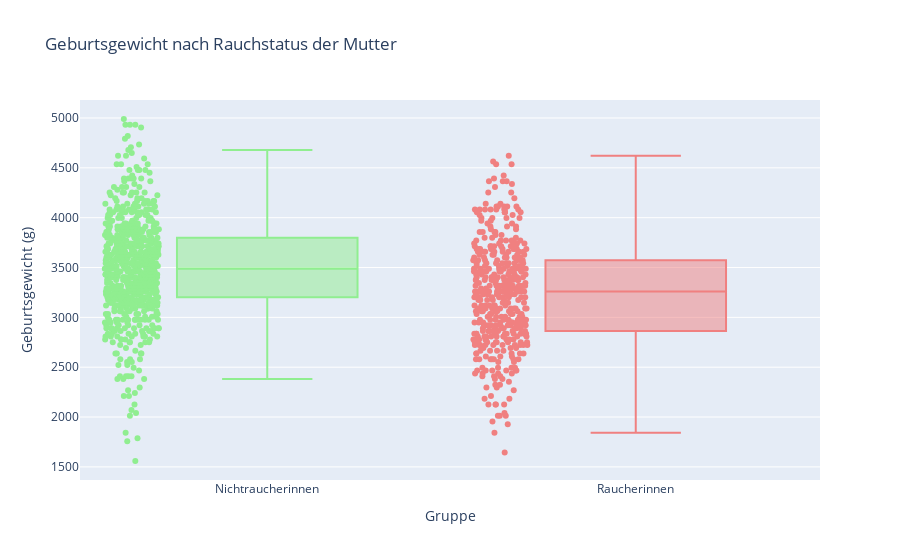
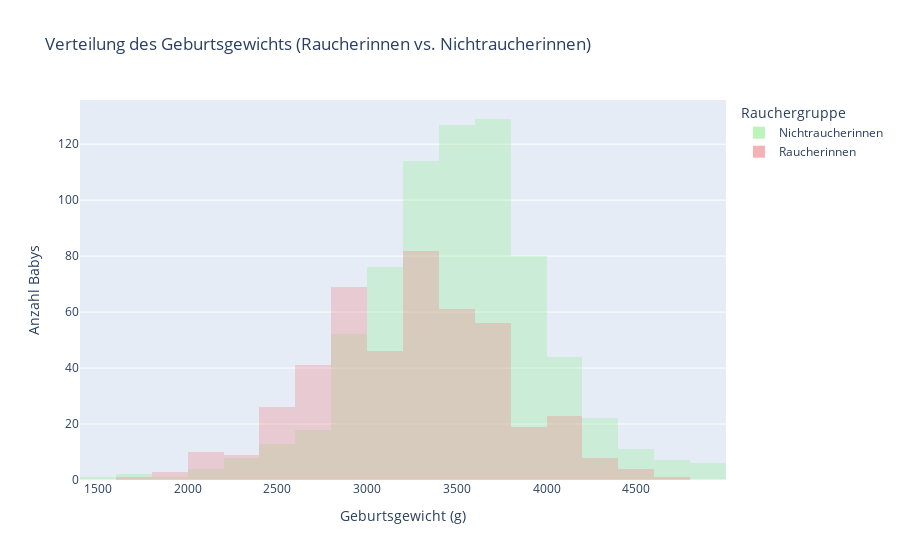

These figures' notebook cell, in order:
### Code cell
# 9. Unterscheidet sich das Geburtsgewicht zwischen rauchenden und nicht-rauchenden Müttern?

gewicht_vergleich = df_clean.groupby("Mutter raucht")["Geburtsgewicht [g]"].mean()

print(f"Raucherinnen:        {gewicht_vergleich[1]:.0f} g")
print(f"Nichtraucherinnen:  {gewicht_vergleich[0]:.0f} g")

import plotly.express as px

# Neue Spalte mit sprechendem Gruppennamen für die Achse
df_clean["Rauchergruppe"] = df_clean["Mutter raucht"].map({0: "Nichtraucherinnen", 1: "Raucherinnen"})

fig = px.box(
    df_clean,
    x="Rauchergruppe",
    y="Geburtsgewicht [g]",
    color="Rauchergruppe",
    title="Geburtsgewicht nach Rauchstatus der Mutter",
    color_discrete_sequence=["lightgreen", "lightcoral"],
    points="all"  # zeigt auch einzelne Datenpunkte
)

fig.update_layout(
    xaxis_title="Gruppe",
    yaxis_title="Geburtsgewicht (g)",
    showlegend=False
)

fig.show()

import plotly.express as px

fig = px.histogram(
    df_clean,
    x="Geburtsgewicht [g]",
    color="Rauchergruppe",
    barmode="overlay",
    nbins=30,
    title="Verteilung des Geburtsgewichts (Raucherinnen vs. Nichtraucherinnen)",
    color_discrete_sequence=["lightgreen", "lightcoral"],
    labels={"Gewicht in Gramm": "Geburtsgewicht [g]"}
)

fig.update_traces(opacity=0.6)  # Damit man überlappende Säulen erkennt
fig.update_layout(
    xaxis_title="Geburtsgewicht (g)",
    yaxis_title="Anzahl Babys"
)

fig.show()

# Heatmap

import pandas as pd
import seaborn as sns
import matplotlib.pyplot as plt

# Beispiel: Geburtsgewicht kategorisieren
# (Grenzen und Beschriftung kannst du anpassen)
bins = [0, 2000, 4000, df_clean["Geburtsgewicht [g]"].max()]
labels = ["< 2000 g", "2000–4000 g", "> 4000 g"]

# Neue Spalte mit Gruppen
df_clean["Geburtsgewicht_Kategorie"] = pd.cut(
    df_clean["Geburtsgewicht [g]"], bins=bins, labels=labels
)

# Kreuztabelle erstellen (relative Häufigkeiten pro Zeile → "index")
kreuz_rel = pd.crosstab(
    df_clean["Mutter raucht"],
    df_clean["Geburtsgewicht_Kategorie"],
    normalize="index"
)

# Werte in Prozent umrechnen
kreuz_percent = kreuz_rel * 100

# Heatmap anzeigen
sns.heatmap(
    kreuz_percent,
    annot=True,          # Prozentwerte in Zellen anzeigen
    fmt=".1f",           # eine Nachkommastelle
    cmap="Blues",
    cbar_kws={'label': 'Prozent (%)'}
)

plt.title("Geburtsgewicht (%) in Bezug zum Rauchstatus")
plt.xlabel("Geburtsgewicht")
plt.ylabel("Mutter raucht")
plt.tight_layout()  # für sauberen Abstand am Rand
plt.show()

# Korrelation

df_clean[["Mutter raucht", "Geburtsgewicht [g]"]].corr()

### Figure 1 — Plotly figure (JSON) as saved in the notebook; plotly's stock layout.template omitted (floating-point values rounded to 4 significant figures; data arrays with more than 128 entries replaced by an {"elided": "..."} marker saying what was removed)
{"data": [{"alignmentgroup": "True", "boxpoints": "all", "hovertemplate": "Rauchergruppe=%{x}<br>Geburtsgewicht [g]=%{y}<extra></extra>", "legendgroup": "Nichtraucherinnen", "marker": {"color": "lightgreen"}, "name": "Nichtraucherinnen", "notched": false, "offsetgroup": "Nichtraucherinnen", "orientation": "v", "showlegend": true, "type": "box", "x": {"elided": "715 str values"}, "x0": " ", "xaxis": "x", "y": {"elided": "715 int values"}, "y0": " ", "yaxis": "y"}, {"alignmentgroup": "True", "boxpoints": "all", "hovertemplate": "Rauchergruppe=%{x}<br>Geburtsgewicht [g]=%{y}<extra></extra>", "legendgroup": "Raucherinnen", "marker": {"color": "lightcoral"}, "name": "Raucherinnen", "notched": false, "offsetgroup": "Raucherinnen", "orientation": "v", "showlegend": true, "type": "box", "x": {"elided": "459 str values"}, "x0": " ", "xaxis": "x", "y": {"elided": "459 int values"}, "y0": " ", "yaxis": "y"}], "layout": {"boxmode": "overlay", "legend": {"title": {"text": "Rauchergruppe"}, "tracegroupgap": 0}, "showlegend": false, "title": {"text": "Geburtsgewicht nach Rauchstatus der Mutter"}, "xaxis": {"anchor": "y", "categoryarray": ["Nichtraucherinnen", "Raucherinnen"], "categoryorder": "array", "domain": [0, 1], "title": {"text": "Gruppe"}}, "yaxis": {"anchor": "x", "domain": [0, 1], "title": {"text": "Geburtsgewicht (g)"}}}}

### Figure 2 — Plotly figure (JSON) as saved in the notebook; plotly's stock layout.template omitted (floating-point values rounded to 4 significant figures; data arrays with more than 128 entries replaced by an {"elided": "..."} marker saying what was removed)
{"data": [{"bingroup": "x", "hovertemplate": "Rauchergruppe=Nichtraucherinnen<br>Geburtsgewicht [g]=%{x}<br>count=%{y}<extra></extra>", "legendgroup": "Nichtraucherinnen", "marker": {"color": "lightgreen", "opacity": 0.5, "pattern": {"shape": ""}}, "name": "Nichtraucherinnen", "nbinsx": 30, "opacity": 0.6, "orientation": "v", "showlegend": true, "type": "histogram", "x": {"elided": "715 int values"}, "xaxis": "x", "yaxis": "y"}, {"bingroup": "x", "hovertemplate": "Rauchergruppe=Raucherinnen<br>Geburtsgewicht [g]=%{x}<br>count=%{y}<extra></extra>", "legendgroup": "Raucherinnen", "marker": {"color": "lightcoral", "opacity": 0.5, "pattern": {"shape": ""}}, "name": "Raucherinnen", "nbinsx": 30, "opacity": 0.6, "orientation": "v", "showlegend": true, "type": "histogram", "x": {"elided": "459 int values"}, "xaxis": "x", "yaxis": "y"}], "layout": {"barmode": "overlay", "legend": {"title": {"text": "Rauchergruppe"}, "tracegroupgap": 0}, "title": {"text": "Verteilung des Geburtsgewichts (Raucherinnen vs. Nichtraucherinnen)"}, "xaxis": {"anchor": "y", "domain": [0, 1], "title": {"text": "Geburtsgewicht (g)"}}, "yaxis": {"anchor": "x", "domain": [0, 1], "title": {"text": "Anzahl Babys"}}}}
